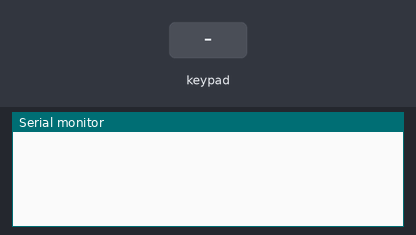
The sketch below on a simulated Arduino Uno, built with avr-gcc and run on an emulated ATmega328P. Shown: the last lines printed to the serial monitor. The inputs (shaded band) are chosen by the test bench. No radio packets arrive unless stated.

Above: at 1.2 s.
1.3 s: key '2' pressed
At 2.0 s:
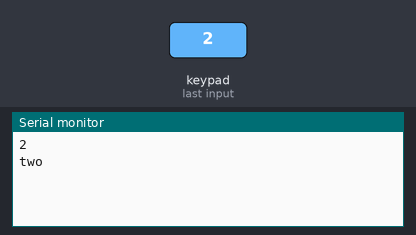
2.8 s: key '4' pressed
At 3.2 s:
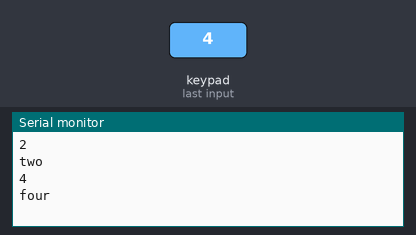
4.3 s: key '5' pressed
At 5.5 s:
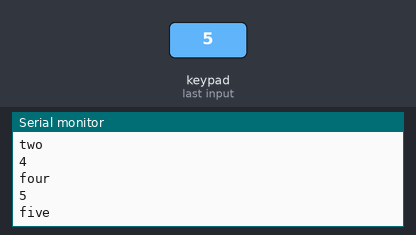
5.8 s: key '6' pressed
At 6.7 s:
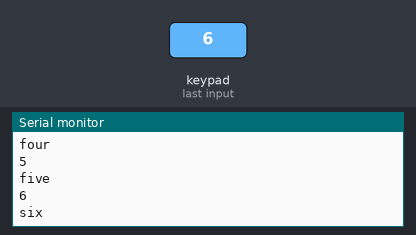
7.3 s: key '8' pressed
At 7.9 s:
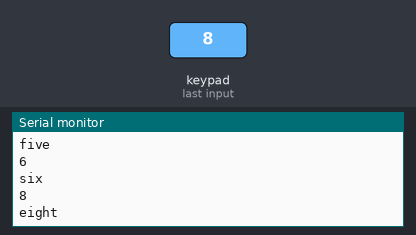
Timing chart, 0 to 9.8 s (numbered marks = the images above; inputs shaded):
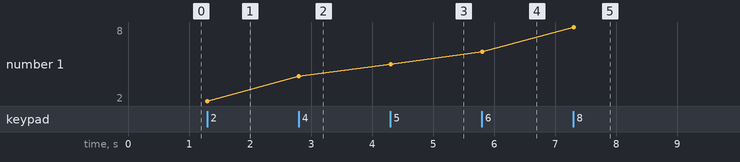

The sketch:

ntnsmtr111.ino
```cpp
#include <VirtualWire.h>
#include <Keypad.h>
#include<stdio.h>
const byte ROWS=3;
const byte COLS=3;
char hexakeys[ROWS][COLS]={
  { ' ','2',' '},
  {'4','5','6'},
  {' ','8',' '}

};
byte rowpins[ROWS]={2,3,4};
byte colpins[COLS]={5,6,7};
Keypad customkeypad=Keypad(makeKeymap(hexakeys),rowpins,colpins,ROWS,COLS);

void setup()
{
  Serial.begin(9600);
    // Initialize the IO and ISR
  vw_setup(2000); // Bits per sec
}

void loop()
{
   char customKey=customkeypad.getKey();
  if(customKey)
  {
    Serial.println(customKey);
  }

  if(customKey=='2')
  {
   send("2");
   Serial.println("two");
  }
  else if(customKey=='4')
{
  send("4");
  Serial.println("four");

}
else if(customKey=='5')
{
  send("5");
  Serial.println("five");

}
else if(customKey=='6')
{
  send("6");
  Serial.println("six");

}
else if(customKey=='8')
{
  send("8");
  Serial.println("eight");

}

}

void send (char *message)
{
  vw_send((uint8_t *)message, strlen(message));
  vw_wait_tx(); // Wait until the whole message is gone
}
```

Measured:
- after the input at 1.3 s, the serial monitor: prints a new line at once (image 1)
- after the input at 2.8 s, the serial monitor: prints a new line at once (image 2)
- after the input at 4.3 s, the serial monitor: prints a new line at once (image 3)
- after the input at 5.8 s, the serial monitor: prints a new line at once (image 4)
- after the input at 7.3 s, the serial monitor: prints a new line at once (image 5)
- plotted number 1: 2 → 4 after the input at 2.8 s, 4 → 5 after the input at 4.3 s, 5 → 6 after the input at 5.8 s, 6 → 8 after the input at 7.3 s
